Frame 1 (no input): blank canvas, image omitted
Frame 60 (no input): blank canvas, image omitted
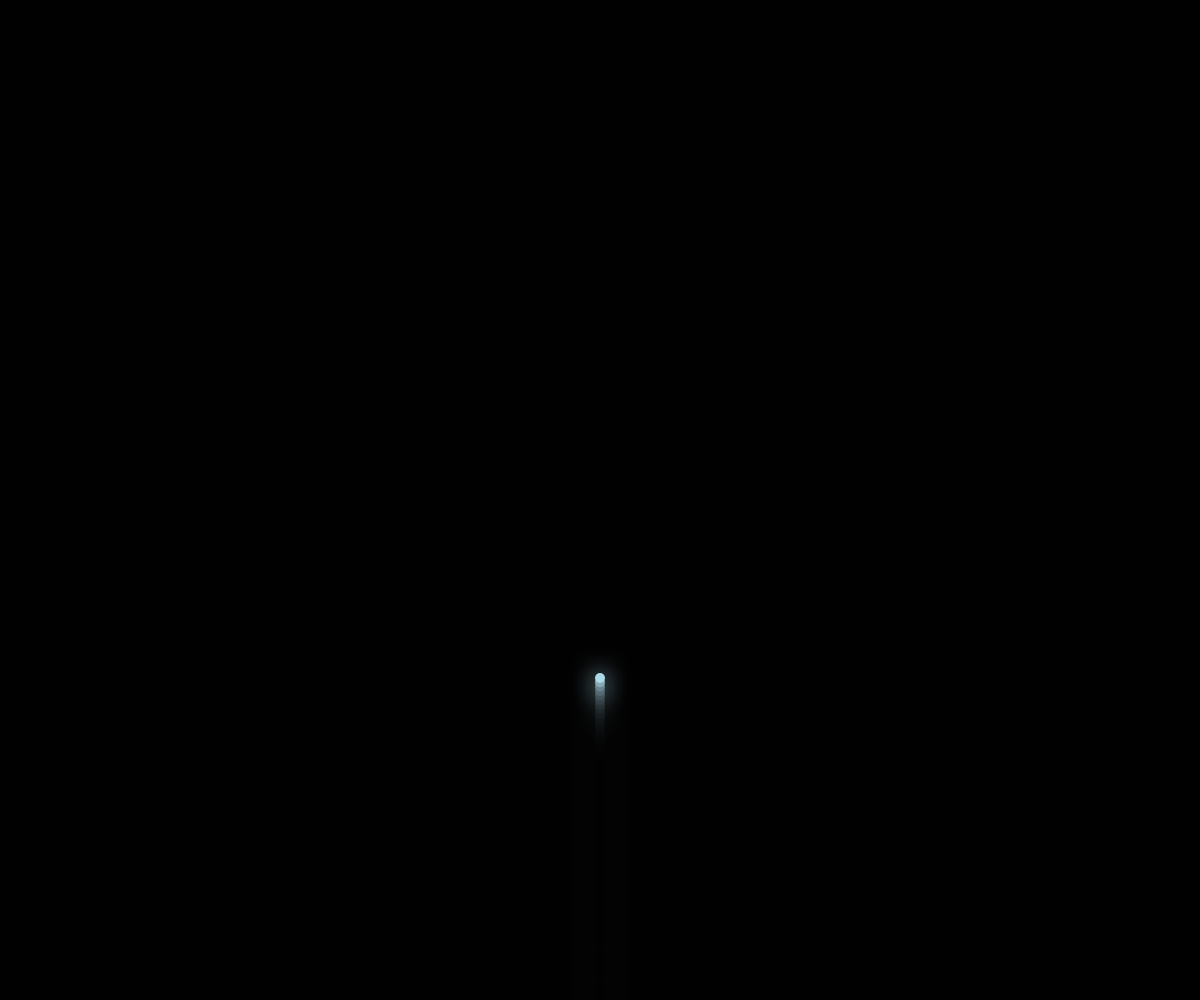
Frame 120 (the mouse pressed at the canvas centre since frame 60)

The p5.js sketch whose frames 1 and 60 were blank and that drew this single picture after the mouse press (run headless with seeded random() and noise() and a simulated clock; from frame 60 on, the mouse is pressed at the canvas centre):

// p5.js sketch
// ── sketch.js
let colors = {
  bg: [0, 0, 0, 60],
  fireworks: [
      "#FFC0CA",
      "#D9C3FF",
      "#ADD8E6",
      // 第三种颜色不使用
  ]
};

let maxVx = 1;
let g = 0.04;

class Particle {
  constructor(x, y, color, size, vx, vy, life) {
      this.active = true;
      this.x = x;
      this.y = y;
      this.vx = vx;
      this.vy = vy;
      this.color = color;
      this.size = size;
      this.defaultSize = size;
      this.life = life*1.5;
      this.defaultLife = life;
  }

  draw() {
      push();
      fill(this.color);
      drawingContext.shadowBlur = 24;
      drawingContext.shadowColor = color(this.color);
      circle(this.x, this.y, this.size);
      pop();
  }

  move() {
      this.x += this.vx;
      this.y += this.vy;
      this.vy += g;

      if (this.life <= 0) {
          this.active = false;
      }
      this.size = this.defaultSize * this.life / this.defaultLife;

      this.life -= 1;
  }
}

class FireWorkBall extends Particle {
  constructor(x, y, color, size, vx = random(-maxVx, maxVx), vy = -random((windowHeight * g) ** 0.5, (windowHeight * g * 1.5) ** 0.5)) {
      super(x, y, color, size, vx, vy, 1);
  }

  move() {
      this.x += this.vx;
      this.y += this.vy;
      this.vy += g;

      if (this.vy >= 0) {
          this.explode();
      }
  }

  explode() {
      for (let i = 0; i < 200; i++) {
          const vec = p5.Vector.random2D().mult(random(2, 5));
          const color = colors.fireworks[i % 3]; // 交替选择两种颜色
          particles.push(new Particle(
              this.x,
              this.y,
              color,
              10,
              vec.x,
              vec.y,
              random(60, 100) * random(0.7, 1.3)
          ));
      }
      this.active = false;
  }
}

let particles = [];
let fireworks = [];

function setup() {
  createCanvas(windowWidth, windowHeight);
  background(...colors.bg);
  noStroke();
}

function draw() {
  background(...colors.bg);

  for (const particle of particles) {
      particle.draw();
      particle.move();
  }
  for (const firework of fireworks) {
      firework.draw();
      firework.move();
  }

  particles = particles.filter(p => p.active);
  fireworks = fireworks.filter(f => f.active);
}

function mousePressed() {
  let distanceToCenter = mouseX - windowWidth / 2;
  let vx = distanceToCenter / windowWidth * maxVx * 6;

  fireworks.push(new FireWorkBall(
      windowWidth / 2,
      windowHeight,
      colors.fireworks[Math.floor(random() * colors.fireworks.length)],
      10,
      vx,
  ));
}
